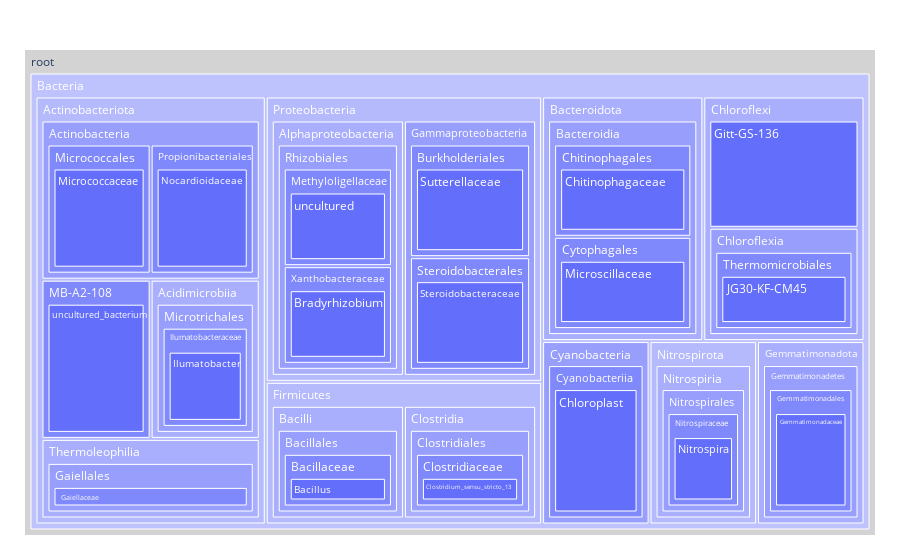

Here is the notebook cell this chart was saved with:
### Code cell
data = my_data_read

children = []
parents = []

for entry in data:
    parts = entry.split(';')
    if len(parts) >= 2:
        node_name = parts[0].split('=')[1].strip()
        parent = parts[1].split('=')[1].strip() if parts[1].split('=')[1].strip() != 'None' else ''
        children.append(node_name)
        parents.append(parent)

fig = go.Figure(go.Treemap(
    labels=children,
    parents=parents,
    root_color="lightgrey"
))

fig.update_layout(margin=dict(t=50, l=25, r=25, b=25))
fig.show()

### Figure 1 — Plotly figure (JSON) as saved in the notebook; plotly's stock layout.template omitted (floating-point values rounded to 4 significant figures)
{"data": [{"labels": ["root", "Bacteria", "Actinobacteriota", "Actinobacteria", "Micrococcales", "Micrococcaceae", "Proteobacteria", "Alphaproteobacteria", "Rhizobiales", "Methyloligellaceae", "uncultured", "Firmicutes", "Bacilli", "Bacillales", "Bacillaceae", "Bacillus", "Bacteroidota", "Bacteroidia", "Chitinophagales", "Chitinophagaceae", "Cytophagales", "Microscillaceae", "MB-A2-108", "uncultured_bacterium", "Chloroflexi", "Gitt-GS-136", "Cyanobacteria", "Cyanobacteriia", "Chloroplast", "Gammaproteobacteria", "Burkholderiales", "Sutterellaceae", "Nitrospirota", "Nitrospiria", "Nitrospirales", "Nitrospiraceae", "Nitrospira", "Acidimicrobiia", "Microtrichales", "Ilumatobacteraceae", "Xanthobacteraceae", "Propionibacteriales", "Nocardioidaceae", "Ilumatobacter", "Thermoleophilia", "Gaiellales", "Gaiellaceae", "Gemmatimonadota", "Gemmatimonadetes", "Gemmatimonadales", "Gemmatimonadaceae", "Gaiella", "Chloroflexia", "Thermomicrobiales", "JG30-KF-CM45", "Clostridia", "Clostridiales", "Clostridiaceae", "Clostridium_sensu_stricto_13", "Bradyrhizobium", "Steroidobacterales", "Steroidobacteraceae"], "parents": ["", "root", "Bacteria", "Actinobacteriota", "Actinobacteria", "Micrococcales", "Bacteria", "Proteobacteria", "Alphaproteobacteria", "Rhizobiales", "Methyloligellaceae", "Bacteria", "Firmicutes", "Bacilli", "Bacillales", "Bacillaceae", "Bacteria", "Bacteroidota", "Bacteroidia", "Chitinophagales", "Bacteroidia", "Cytophagales", "Actinobacteriota", "MB-A2-108", "Bacteria", "Chloroflexi", "Bacteria", "Cyanobacteria", "Cyanobacteriia", "Proteobacteria", "Gammaproteobacteria", "Burkholderiales", "Bacteria", "Nitrospirota", "Nitrospiria", "Nitrospirales", "Nitrospiraceae", "Actinobacteriota", "Acidimicrobiia", "Microtrichales", "Rhizobiales", "Actinobacteria", "Propionibacteriales", "Ilumatobacteraceae", "Actinobacteriota", "Thermoleophilia", "Gaiellales", "Bacteria", "Gemmatimonadota", "Gemmatimonadetes", "Gemmatimonadales", "Gaiellaceae", "Chloroflexi", "Chloroflexia", "Thermomicrobiales", "Firmicutes", "Clostridia", "Clostridiales", "Clostridiaceae", "Xanthobacteraceae", "Gammaproteobacteria", "Steroidobacterales"], "root": {"color": "lightgrey"}, "type": "treemap"}], "layout": {"margin": {"t": 50, "l": 25, "r": 25, "b": 25}}}
